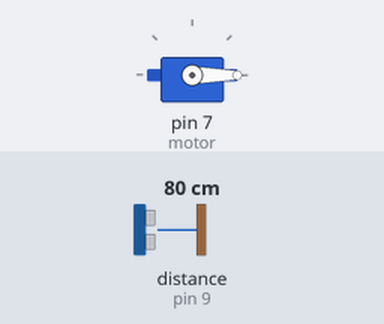
This sketch was run on a simulated Arduino Uno, built with avr-gcc and run on an emulated ATmega328P. On the bench: servo. Wiring (inferred from the names in the program): ultrasonic range finder: trigger pin 9; echo pin 9. Inputs (shaded band) come from the test bench; at power-on: distance to the obstacle (sensor on pin 9) 80 cm. The echo pulse lasts 58.3 µs per cm.

Above: at 1.2 s.
1.3 s: distance to the obstacle (sensor on pin 9) set to 25 cm
2.8 s: distance to the obstacle (sensor on pin 9) set to 19 cm
At 4.0 s:
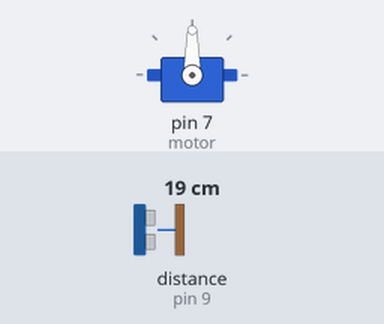
4.3 s: distance to the obstacle (sensor on pin 9) set to 35 cm
At 6.8 s:
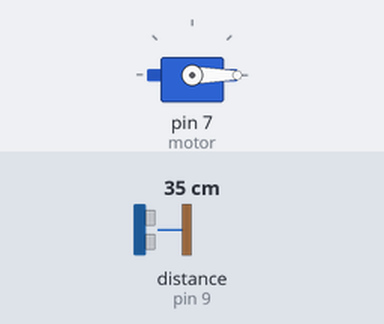
7.3 s: distance to the obstacle (sensor on pin 9) set to 2 cm
At 8.9 s:
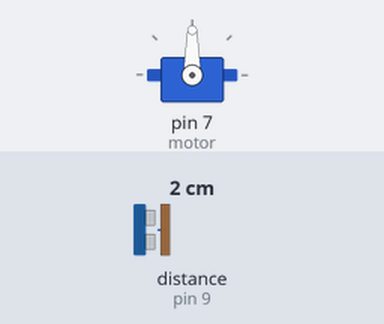
Timing chart, 0 to 10.0 s (numbered marks = the images above; inputs shaded):
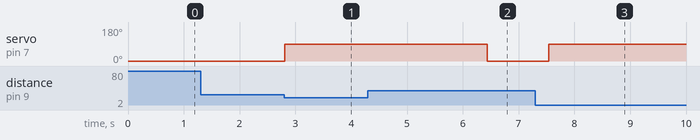

Measured:
- the behaviour switches between 22 and 21 cm on distance to the obstacle (sensor on pin 9) (found by bisection; images 0 and 1)
- after the input at 1.3 s, every drawn part: stays the same
- after the input at 2.8 s, servo on pin 7 (motor): 0° → 90° at once
- after the input at 4.3 s, servo on pin 7 (motor): 90° → 0° after 2.1 s
- after the input at 7.3 s, servo on pin 7 (motor): 0° → 90° after 0.24 s

The sketch:

proximitysense1.ino
```cpp
#include <Servo.h>
const int ping = 9;
const int motor = 7;
int dist = 20,openval =90,closeval =0,wait = 2000;
Servo bin;
void setup(){
  bin.attach(motor);
  bin.write(closeval);
}
long readCm(){
  pinMode(ping,OUTPUT);
  digitalWrite(ping,1);
  delayMicroseconds(5);
  digitalWrite(ping,0);
  pinMode(ping,INPUT);
  return pulseIn(ping,1)/58;
}
void loop(){
  long cm =readCm();
  if(cm > 0 && cm <= dist){
    bin.write(openval);
    while (readCm() >  0&& readCm() <= dist){
      delay(200);
    }
    delay(wait);
    bin.write(closeval);
    delay(1000);
  }
  delay(100);
}
    
```
